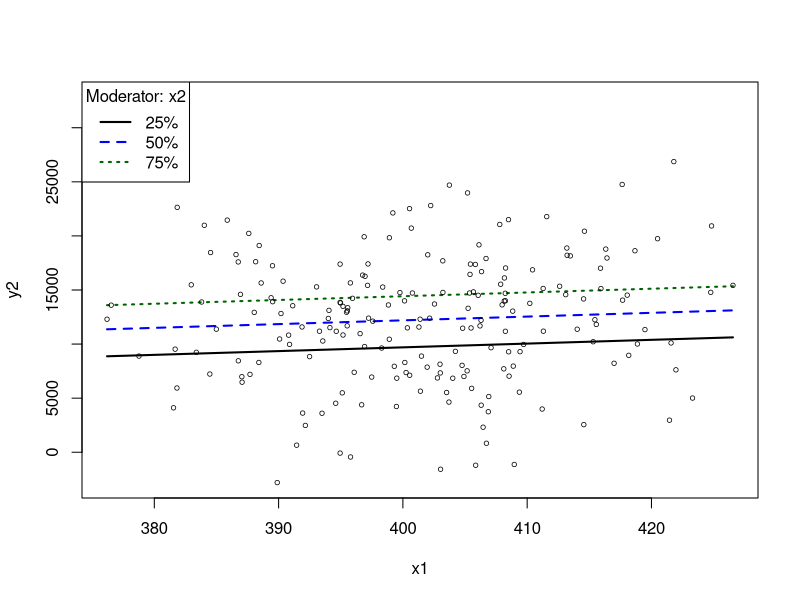
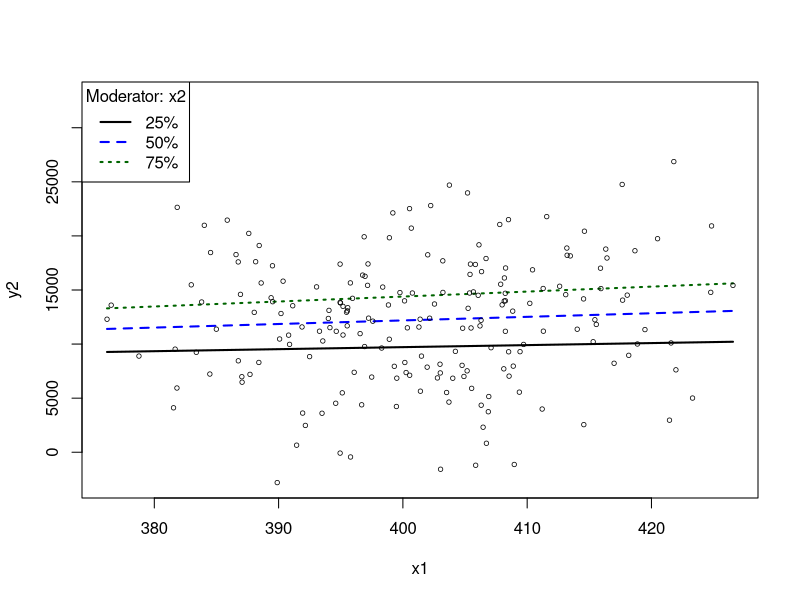

Reproduce these figures in R, in order. (Note: this script raises an error after producing the figures.)
### R code from vignette source '/home/pauljohn/tmp/lyxtmp/lyx_tmpdir.T30994/lyx_tmpbuf0/Rchaeology.Rnw'
### Encoding: UTF-8

###################################################
### code chunk number 1: Rchaeology.Rnw:27-28
###################################################
  if(exists(".orig.enc")) options(encoding = .orig.enc)


###################################################
### code chunk number 2: Roptions
###################################################
options(device = pdf)
options(width=80, prompt=" ", continue="  ")
options(useFancyQuotes = FALSE) 


###################################################
### code chunk number 3: Rchaeology.Rnw:454-461
###################################################
x <- runif(1000, min = 0, max = 100)
xf <- cut(x, breaks = c(-1, 20, 50, 80, 101), labels = c("cold", "luke", "warm", "hot"))
xfdummies <- contrasts(xf, contrasts = FALSE )[xf,]
colnames(xfdummies) <- c("xfcold", "xfluke", "xfwarm", "xfhot")
rownames(xfdummies) <- names(x)
dat <- data.frame(x, xf, xfdummies)
head(dat)


###################################################
### code chunk number 4: Rchaeology.Rnw:469-480
###################################################
set.seed(12345)
x1 <- rnorm(200, m = 400, s = 10)
x2 <- rnorm(200, m = 80, s = 30)
y <- 3 + 0.2 * x1 + 0.4 * x2 + rnorm(200, s=400)
dat <- data.frame(x1, x2, y); rm(x1,x2,y)
m1 <- lm (y ~ x1 + x2, data = dat)
m1summary <- summary(m1)
(m1se <- m1summary$sigma)
(m1rsq <- m1summary$r.squared)
(m1coef <- m1summary$coef)
(m1aic <- AIC(m1))


###################################################
### code chunk number 5: Rchaeology.Rnw:488-497
###################################################
library(rockchalk)
dat$y2 = with(dat, 3 + 0.2 * x1 + 0.4 * x2 + 0.35 * x1 *x2 + rnorm(200, s=4000))
m1 <- lm(y2 ~ x1 + x2, data = dat)
m1i <- lm(y2 ~ x1 * x2, data = dat)
m1ps <- plotSlopes(m1, plotx = "x1", modx = "x2")
m1ips <- plotSlopes(m1i, plotx = "x1", modx = "x2")
m1imc <- meanCenter(m1i)
m1irc <- residualCenter(m1i)
outreg(list(m1, m1i, m1imc, m1irc), tight = TRUE, modelLabels = c("Linear", "Interaction", "Mean Centered", "Residual Centered"))


###################################################
### code chunk number 6: Rchaeology.Rnw:522-533
###################################################
dat <- data.frame(x1=rnorm(100,m=50), x2=rnorm(100,m=50),
x3=rnorm(100,m=50), x4 = rnorm(100, m=50), y=rnorm(100))
m2 <- lm(y ~ log(x1) + x2*x3, data=dat)
suffixX <- function(fmla, x, s){
upform <- as.formula(paste0(". ~ .", "-", x, "+", paste0(x, s)))
update.formula(fmla, upform)
}
newFmla <- formula(m2)
newFmla
suffixX(newFmla, "x2", "c")
suffixX(newFmla, "x1", "c")


###################################################
### code chunk number 7: newFla10
###################################################
newFmla
newFmla[[1]]
newFmla[[2]]
newFmla[[3]]
newFmla[[3]][[2]]
newFmla[[3]][[2]][[2]]


###################################################
### code chunk number 8: Rchaeology.Rnw:616-622
###################################################
m1 <- lm(y ~ x1*x2, data=dat)
coef(m1)
regargs <- list(formula = y ~ x1*x2, data= quote(dat))
m2 <- do.call("lm", regargs)
coef(m2)
all.equal(m1, m2)


###################################################
### code chunk number 9: Rchaeology.Rnw:706-711
###################################################
m3 <- lm(y ~ x1*x2, data=dat)
coef(m3)
regargs2 <- expression(y ~ x1*x2, data = dat)
m4 <- lm(eval(regargs2))
coef(m4)


###################################################
### code chunk number 10: Rchaeology.Rnw:720-723
###################################################
f1 <- y ~ x1 + x2 + x3 + log(x4)
class(f1)
m5 <- lm(f1, data = dat)


###################################################
### code chunk number 11: Rchaeology.Rnw:731-737
###################################################
f1[[1]]
f1[[2]]
f1[[3]]
f1[[3]][[1]]
f1[[3]][[2]]
f1[[3]][[3]]


###################################################
### code chunk number 12: Rchaeology.Rnw:753-756
###################################################
f1exp <- expression(y ~ x1 + x2 + x3 + log(x4))
class(f1exp)
m6 <- lm(eval(f1exp), data=dat)


###################################################
### code chunk number 13: Rchaeology.Rnw:761-766
###################################################
f1expeval <- eval(f1exp)
class(f1expeval)
all.equal(f1expeval, f1)
m7 <- lm(f1expeval, data=dat)
all.equal(coef(m5), coef(m6), coef(m7))	


###################################################
### code chunk number 14: Rchaeology.Rnw:892-895
###################################################
plot(1:10, seq(1,5, length.out=10), type = "n", main="Illustrating Substitute with plotmath", xlab="x", ylab="y")
text(5, 4, substitute(gamma + x1mean, list(x1mean = mean(dat$x1))))
text(5, 2, expression(paste(gamma, " is the mean of x1")))


###################################################
### code chunk number 15: Rchaeology.Rnw:918-919
###################################################
sublist <- list(x1 = "alphabet", x2 = "zoology")


###################################################
### code chunk number 16: Rchaeology.Rnw:926-927
###################################################
substitute(expression(x1 + x2 + log(x1) + x3), sublist)


###################################################
### code chunk number 17: Rchaeology.Rnw:940-942
###################################################
sublist <- list(x1 = as.name("alphabet"), x2 = as.name("zoology"))
substitute(expression(x1 + x2 + log(x1) + x3), sublist)


###################################################
### code chunk number 18: Rchaeology.Rnw:954-957
###################################################
dat <- data.frame(x1=1:10, x2=10:1, x3=rep(1:5,2), x4=gl(2,5))
colnames(dat)
names(dat)


###################################################
### code chunk number 19: Rchaeology.Rnw:963-966
###################################################
newnames <- c("whatever","sounds","good","tome")
colnames(dat) <- newnames
colnames(dat)


###################################################
### code chunk number 20: Rchaeology.Rnw:974-976
###################################################
dat2 <- setNames(data.frame(x1=rnorm(10), x2=rnorm(10), x3=rnorm(10), x4=gl(2,5)), c("good","names","tough","find"))
head(dat2, 2)


###################################################
### code chunk number 21: Rchaeology.Rnw:985-989
###################################################
newnames <- c("iVar", "uVar", "heVar", "sheVar")
datcommand <- expression(data.frame(x1=1:10, x2=10:1, x3=rep(1:5,2), x4=gl(2,5)))
eval(datcommand)
dat3 <- setNames(eval(datcommand), newnames)
